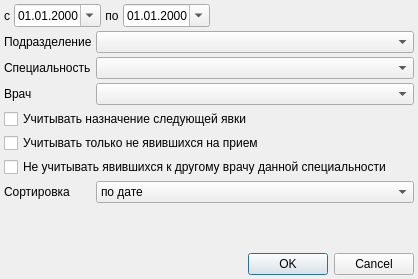
<?xml version="1.0" encoding="UTF-8"?>
<ui version="4.0">
 <class>ReportVisitByQueueDialog</class>
 <widget class="QDialog" name="ReportVisitByQueueDialog">
  <property name="geometry">
   <rect>
    <x>0</x>
    <y>0</y>
    <width>418</width>
    <height>279</height>
   </rect>
  </property>
  <property name="windowTitle">
   <string>Протокол обращений пациента по предварительной записи</string>
  </property>
  <layout class="QGridLayout" name="gridLayout">
   <property name="margin">
    <number>4</number>
   </property>
   <property name="spacing">
    <number>4</number>
   </property>
   <item row="0" column="0" colspan="3">
    <layout class="QHBoxLayout" name="horizontalLayout">
     <property name="spacing">
      <number>4</number>
     </property>
     <item>
      <widget class="QLabel" name="label">
       <property name="text">
        <string>с</string>
       </property>
       <property name="alignment">
        <set>Qt::AlignCenter</set>
       </property>
      </widget>
     </item>
     <item>
      <widget class="CDateEdit" name="edtBeginDateVisitBeforeRecordClient">
       <property name="displayFormat">
        <string>dd.MM.yyyy</string>
       </property>
       <property name="calendarPopup">
        <bool>true</bool>
       </property>
      </widget>
     </item>
     <item>
      <widget class="QLabel" name="label_2">
       <property name="text">
        <string>по</string>
       </property>
       <property name="alignment">
        <set>Qt::AlignCenter</set>
       </property>
      </widget>
     </item>
     <item>
      <widget class="CDateEdit" name="edtEndDateVisitBeforeRecordClient">
       <property name="displayFormat">
        <string>dd.MM.yyyy</string>
       </property>
       <property name="calendarPopup">
        <bool>true</bool>
       </property>
      </widget>
     </item>
     <item>
      <spacer name="horizontalSpacer">
       <property name="orientation">
        <enum>Qt::Horizontal</enum>
       </property>
       <property name="sizeHint" stdset="0">
        <size>
         <width>40</width>
         <height>20</height>
        </size>
       </property>
      </spacer>
     </item>
    </layout>
   </item>
   <item row="1" column="0">
    <widget class="QLabel" name="label_3">
     <property name="sizePolicy">
      <sizepolicy hsizetype="Maximum" vsizetype="Preferred">
       <horstretch>0</horstretch>
       <verstretch>0</verstretch>
      </sizepolicy>
     </property>
     <property name="text">
      <string>Подразделение</string>
     </property>
    </widget>
   </item>
   <item row="1" column="1" colspan="2">
    <widget class="COrgStructureComboBox" name="cmbOrgStructureVisitBeforeRecordClient"/>
   </item>
   <item row="2" column="0">
    <widget class="QLabel" name="label_4">
     <property name="sizePolicy">
      <sizepolicy hsizetype="Maximum" vsizetype="Preferred">
       <horstretch>0</horstretch>
       <verstretch>0</verstretch>
      </sizepolicy>
     </property>
     <property name="text">
      <string>Специальность</string>
     </property>
    </widget>
   </item>
   <item row="2" column="1" colspan="2">
    <widget class="CRBComboBox" name="cmbSpecialityVisitBeforeRecordClient"/>
   </item>
   <item row="3" column="0">
    <widget class="QLabel" name="label_5">
     <property name="sizePolicy">
      <sizepolicy hsizetype="Maximum" vsizetype="Preferred">
       <horstretch>0</horstretch>
       <verstretch>0</verstretch>
      </sizepolicy>
     </property>
     <property name="text">
      <string>Врач</string>
     </property>
    </widget>
   </item>
   <item row="3" column="1" colspan="2">
    <widget class="CPersonComboBoxEx" name="cmbPersonVisitBeforeRecordClient"/>
   </item>
   <item row="4" column="0" colspan="3">
    <widget class="QCheckBox" name="chkNextVisitBeforeRecordClient">
     <property name="text">
      <string>Учитывать назначение следующей явки</string>
     </property>
    </widget>
   </item>
   <item row="5" column="0" colspan="3">
    <widget class="QCheckBox" name="chkNoVisitBeforeRecordClient">
     <property name="text">
      <string>Учитывать только не явившихся на прием</string>
     </property>
    </widget>
   </item>
   <item row="6" column="0" colspan="3">
    <widget class="QCheckBox" name="chkVisitOtherSpeciality">
     <property name="text">
      <string>Не учитывать явившихся к другому врачу данной специальности</string>
     </property>
    </widget>
   </item>
   <item row="7" column="0">
    <widget class="QLabel" name="lblSorting">
     <property name="text">
      <string>Сортировка</string>
     </property>
    </widget>
   </item>
   <item row="8" column="0">
    <spacer name="verticalSpacer">
     <property name="orientation">
      <enum>Qt::Vertical</enum>
     </property>
     <property name="sizeHint" stdset="0">
      <size>
       <width>20</width>
       <height>40</height>
      </size>
     </property>
    </spacer>
   </item>
   <item row="7" column="1" colspan="2">
    <widget class="QComboBox" name="cmbSorting">
     <item>
      <property name="text">
       <string>по дате</string>
      </property>
     </item>
     <item>
      <property name="text">
       <string>по ФИО пациента</string>
      </property>
     </item>
     <item>
      <property name="text">
       <string>по идентификатору пациента</string>
      </property>
     </item>
    </widget>
   </item>
   <item row="9" column="0" colspan="3">
    <widget class="QDialogButtonBox" name="buttonBox">
     <property name="standardButtons">
      <set>QDialogButtonBox::Cancel|QDialogButtonBox::Ok</set>
     </property>
    </widget>
   </item>
  </layout>
 </widget>
 <customwidgets>
  <customwidget>
   <class>CDateEdit</class>
   <extends>QDateEdit</extends>
   <header>library/DateEdit.h</header>
  </customwidget>
  <customwidget>
   <class>CPersonComboBoxEx</class>
   <extends>QComboBox</extends>
   <header>Orgs/PersonComboBoxEx.h</header>
  </customwidget>
  <customwidget>
   <class>CRBComboBox</class>
   <extends>QComboBox</extends>
   <header>library/crbcombobox.h</header>
  </customwidget>
  <customwidget>
   <class>COrgStructureComboBox</class>
   <extends>QComboBox</extends>
   <header>Orgs/OrgStructComboBoxes.h</header>
  </customwidget>
 </customwidgets>
 <tabstops>
  <tabstop>edtBeginDateVisitBeforeRecordClient</tabstop>
  <tabstop>edtEndDateVisitBeforeRecordClient</tabstop>
  <tabstop>cmbOrgStructureVisitBeforeRecordClient</tabstop>
  <tabstop>cmbSpecialityVisitBeforeRecordClient</tabstop>
  <tabstop>cmbPersonVisitBeforeRecordClient</tabstop>
  <tabstop>chkNextVisitBeforeRecordClient</tabstop>
 </tabstops>
 <resources/>
 <connections>
  <connection>
   <sender>buttonBox</sender>
   <signal>accepted()</signal>
   <receiver>ReportVisitByQueueDialog</receiver>
   <slot>accept()</slot>
   <hints>
    <hint type="sourcelabel">
     <x>208</x>
     <y>261</y>
    </hint>
    <hint type="destinationlabel">
     <x>208</x>
     <y>139</y>
    </hint>
   </hints>
  </connection>
  <connection>
   <sender>buttonBox</sender>
   <signal>rejected()</signal>
   <receiver>ReportVisitByQueueDialog</receiver>
   <slot>reject()</slot>
   <hints>
    <hint type="sourcelabel">
     <x>208</x>
     <y>261</y>
    </hint>
    <hint type="destinationlabel">
     <x>208</x>
     <y>139</y>
    </hint>
   </hints>
  </connection>
 </connections>
</ui>
